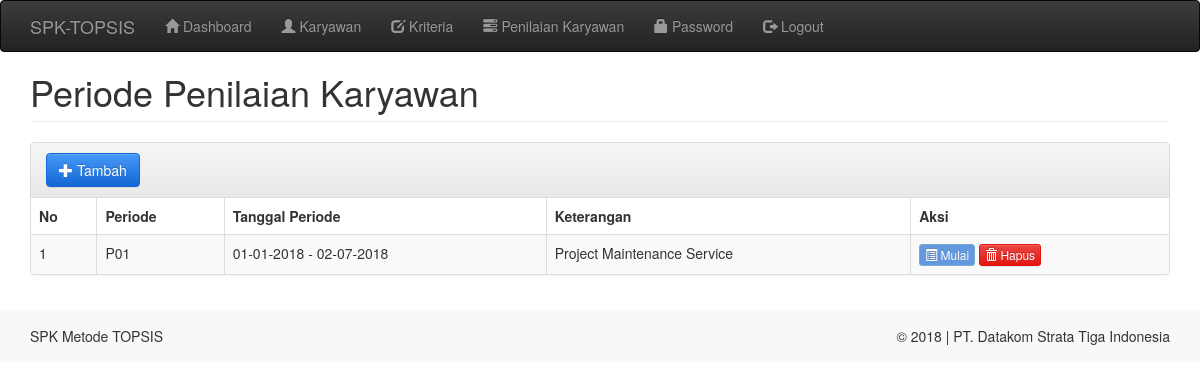
The app's page /index.php?m=periode (signed in) with its own data.
### tables this page shows
CREATE TABLE `tb_periode` (
  `periode_id` int(11) NOT NULL,
  `nama_periode` varchar(255) NOT NULL,
  `keterangan` text,
  `tgl_periode` varchar(100) NOT NULL,
  `created_dt` datetime NOT NULL,
  `status` int(11) DEFAULT '0'
);

### config.php (called while the page is built)
<?php
$config["server"]='localhost';
$config["username"]='root';
$config["password"]='';
$config["database_name"]='db_spk_topsis';

### includes/ez_sql_core.php (called while the page is built, shortened)
<?php
	class ezSQLcore
	{
		var $timers           = array();
		function get_host_port( $host, $default = false )
		{
			$port = $default;
			return array( $host, $port );
		}
		function flush()
		{
			$this->last_result = array();
		}
		function get_results($query=null, $output = OBJECT)
		{
			if ( $query )
			{
				$this->query($query);
			}
			if ( $output == OBJECT )
			{
				return $this->last_result;
			}
		}
		function timer_get_cur()
		{
			list($usec, $sec) = explode(" ",microtime());
			return ((float)$usec + (float)$sec);
		}
		function timer_start($timer_name)
		{
			$this->timers[$timer_name] = $this->timer_get_cur();
		}
		function timer_elapsed($timer_name)
		{
			return round($this->timer_get_cur() - $this->timers[$timer_name],2);
		}
	}

### functions.php (called while the page is built, shortened)
<?php
include'config.php';
include'includes/ez_sql_core.php';
include'includes/ez_sql_mysqli.php';
$db = new ezSQL_mysqli($config[username], $config[password], $config[database_name], $config[server]);

### includes/ez_sql_mysqli.php (called while the page is built, shortened)
<?php
	$ezsql_mysqli_str = array
	(
		1 => 'Require $dbuser and $dbpassword to connect to a database server',
		2 => 'Error establishing mySQLi database connection. Correct user/password? Correct hostname? Database server running?',
		3 => 'Require $dbname to select a database',
		4 => 'mySQLi database connection is not active',
		5 => 'Unexpected error while trying to select database'
	);
	class ezSQL_mysqli extends ezSQLcore
	{
		function connect($dbuser='', $dbpassword='', $dbhost='localhost', $dbport=false)
		{
			global $ezsql_mysqli_str; $return_val = false;
			if ( ! $dbuser )
			{
				$this->register_error($ezsql_mysqli_str[1].' in '.__FILE__.' on line '.__LINE__);
				$this->show_errors ? trigger_error($ezsql_mysqli_str[1],E_USER_WARNING) : null;
			}
			else
			{
				$this->dbh = new mysqli($dbhost,$dbuser,$dbpassword, '', $dbport);
				if( $this->dbh->connect_errno )
				{
					$this->register_error($ezsql_mysqli_str[2].' in '.__FILE__.' on line '.__LINE__);
					$this->show_errors ? trigger_error($ezsql_mysqli_str[2],E_USER_WARNING) : null;
				}
				else
				{
					$return_val = true;
				}
			}
			return $return_val;
		}
		function query($query)
		{
			$return_val = 0;
			$query = trim($query);
			$this->result = @$this->dbh->query($query);
			if ( preg_match("/^(insert|delete|update|replace|truncate|drop|create|alter|begin|commit|rollback|set|lock|unlock|call)/i",$query) )
			{
				$is_insert = true;
				$this->rows_affected = @$this->dbh->affected_rows;
				if ( preg_match("/^(insert|replace)\s+/i",$query) )
				{
					$this->insert_id = @$this->dbh->insert_id;
				}
				$return_val = $this->rows_affected;
			}
			else
			{
				$is_insert = false;
				$i=0;
				$num_rows=0;
				while ( $row = @$this->result->fetch_object() )
				{
					$num_rows++;
				}
				$this->num_rows = $num_rows;
				$return_val = $this->num_rows;
			}
			return $return_val;
		}
	}

### periode.php (the view, shortened to what this page needs)
<div class="page-header">
    <h1>Periode Penilaian Karyawan</h1>
</div>
<div class="panel panel-default">
<div class="panel-heading">
    <form class="form-inline">
        <div class="form-group">
            <a class="btn btn-primary" href="?m=periode_tambah"><span class="glyphicon glyphicon-plus"></span> Tambah</a>
        </div>
    </form>
</div>
<div class="table-responsive">
    <?php
    $rows_periode = $db->get_results("SELECT * FROM tb_periode
        ORDER BY periode_id");
    ?>
    <table class="table table-bordered table-hover table-striped">
        <thead>
            <tr>
                <th>No</th>
                <th>Periode</th>
                <th>Tanggal Periode</th>
                <th>Keterangan</th>
                <th>Aksi</th>
            </tr>
        </thead>
        <?php
        $no=1;
        if(is_array($rows_periode)){
            foreach($rows_periode as $row){
                ?>
                <tr>
                    <td><?= $no;?></td>
                    <td><?= $row->nama_periode;?></td>
                    <td><?= $row->tgl_periode;?></td>
                    <td><?= $row->keterangan;?></td>
                    <td>
                        <?php
                        if($row->status == 1){
                            ?>
                            <a class="btn btn-xs btn-primary disabled" disabled href="?m=nilai_karyawan&p_id=<?php echo $row->periode_id?> "><span class="glyphicon glyphicon-list-alt"></span> Mulai</a>
                            <?php
                        }else {
                            ?>
                            <a class="btn btn-xs btn-primary" href="?m=nilai_karyawan&p_id=<?php echo $row->periode_id?> "><span class="glyphicon glyphicon-list-alt"></span> Mulai</a>
                            <?php
                        }
                        ?>
                        <a class="btn btn-xs btn-danger" href="aksi.php?act=periode_hapus&ID=<?=$row->periode_id?>" onclick="return confirm('Hapus data?')"><span class="glyphicon glyphicon-trash"></span> Hapus </a>
                    </td>
                </tr>
                <?php
                $no++;
            }
        }
        ?>
    </table>
    <?php include "includes/footer.php"; ?>

### assets/css/general.css (style rules this page uses)
html { position: relative; min-height: 100%; }
body { margin-bottom: 500px; }
.page-header { margin-top: 0; padding-bottom: 0; }
.page-header h1 { margin-top: 0; }

### records on screen
tb_periode: nama_periode "P01", tgl_periode "01-01-2018 - 02-07-2018", keterangan "Project Maintenance Service"
